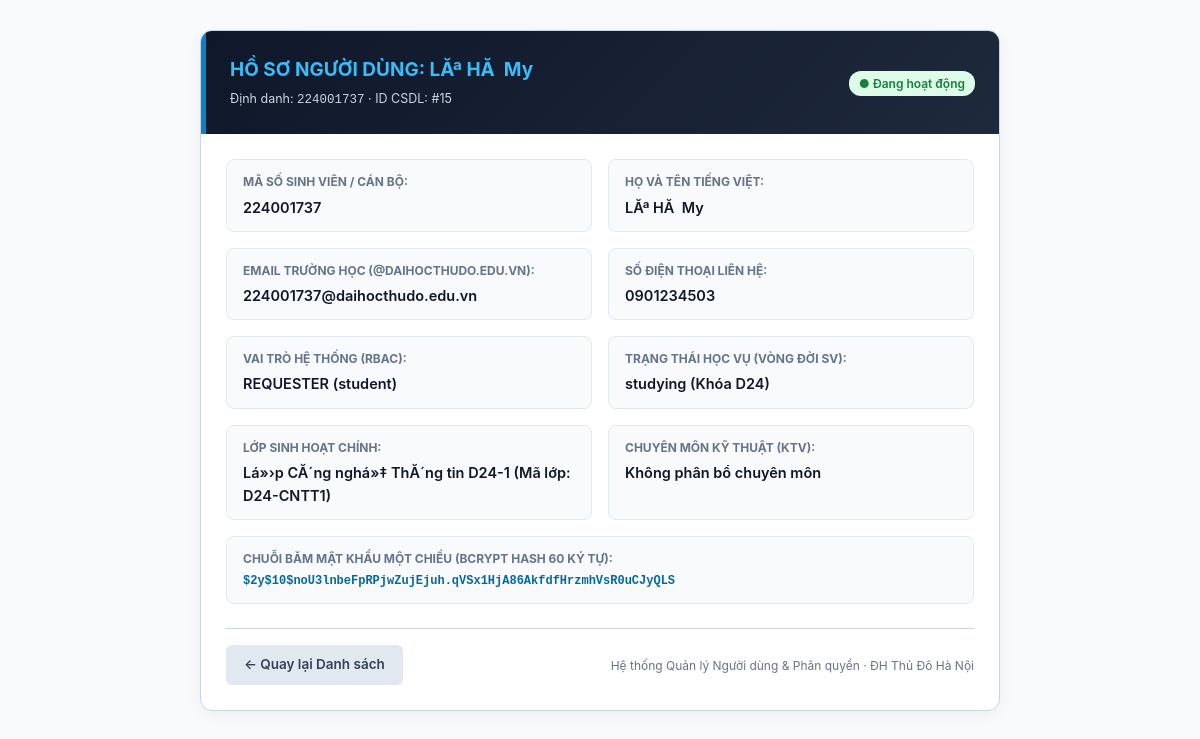
Page /admin/user_detail.php?id=15 (signed in) on the earlier database version.
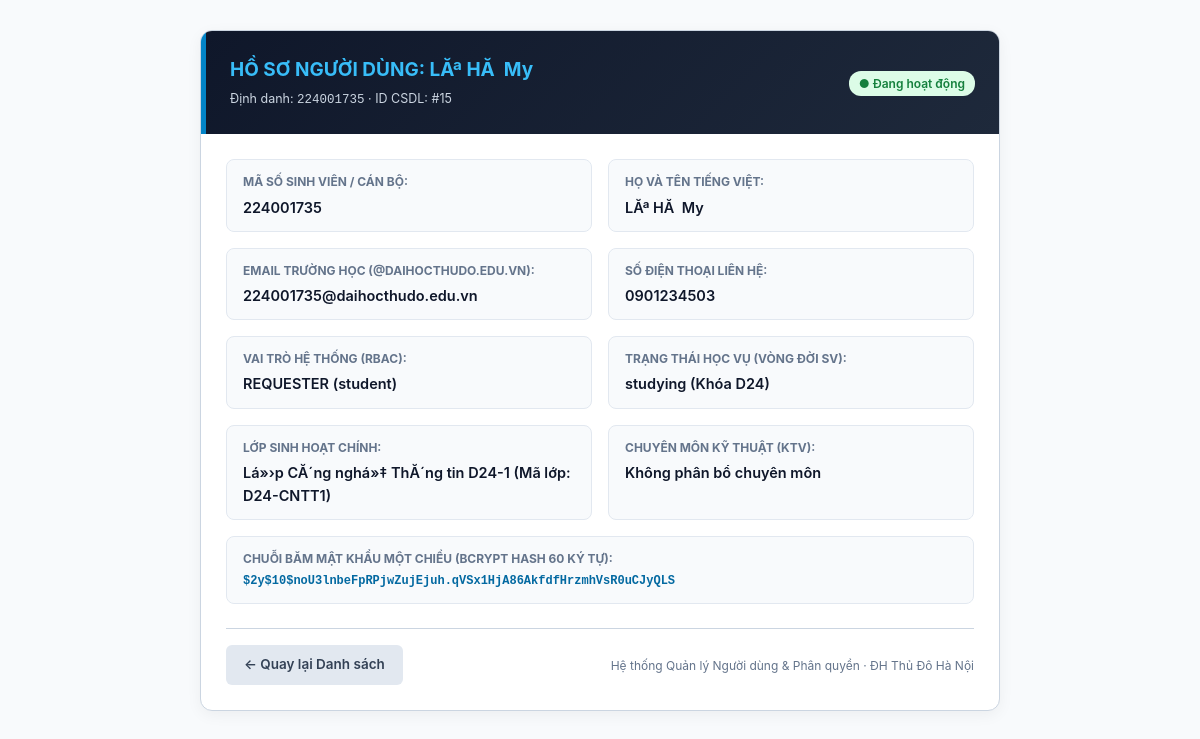
Same page on the later database version.
### tables this page shows
CREATE TABLE `users` (
  `id` int(10) unsigned NOT NULL AUTO_INCREMENT,
  `user_code` varchar(30) NOT NULL,
  `name` varchar(100) NOT NULL,
  `email` varchar(190) NOT NULL,
  `personal_email` varchar(190) DEFAULT NULL,
  `password_hash` varchar(255) NOT NULL,
  `role` enum('requester','agent','admin') NOT NULL DEFAULT 'requester',
  `user_type` enum('student','lecturer','staff') NOT NULL DEFAULT 'student',
  `department` varchar(100) DEFAULT NULL,
  `phone` varchar(20) DEFAULT NULL,
  `class_id` int(10) unsigned DEFAULT NULL,
  `cohort` varchar(20) DEFAULT 'D24',
  `academic_status` enum('studying','graduated','expelled','suspended') NOT NULL DEFAULT 'studying',
  `specialty_category_id` int(10) unsigned DEFAULT NULL,
  `max_capacity` tinyint(3) unsigned NOT NULL DEFAULT 5,
  `active_tickets_count` tinyint(3) unsigned NOT NULL DEFAULT 0,
  `is_on_duty` tinyint(1) NOT NULL DEFAULT 1,
  `failed_attempts` tinyint(3) unsigned NOT NULL DEFAULT 0,
  `locked_until` datetime DEFAULT NULL,
  `is_active` tinyint(1) NOT NULL DEFAULT 1,
  `lock_reason` enum('none','brute_force','violation','expelled','tuition_debt','graduated') NOT NULL DEFAULT 'none',
  `is_first_login` tinyint(1) NOT NULL DEFAULT 1,
  `created_at` datetime NOT NULL DEFAULT current_timestamp(),
  `updated_at` datetime NOT NULL DEFAULT current_timestamp() ON UPDATE current_timestamp(),
  `avatar_path` varchar(255) DEFAULT NULL,
  PRIMARY KEY (`id`),
  UNIQUE KEY `uq_users_user_code` (`user_code`),
  UNIQUE KEY `uq_users_email` (`email`),
  KEY `fk_users_class` (`class_id`),
  KEY `fk_users_specialty_category` (`specialty_category_id`),
  KEY `idx_agent_dispatch` (`role`,`is_active`,`is_on_duty`,`specialty_category_id`,`active_tickets_count`),
  KEY `idx_user_lookup` (`user_code`,`user_type`,`academic_status`),
  KEY `idx_cohort_filter` (`cohort`,`academic_status`),
  CONSTRAINT `fk_users_class` FOREIGN KEY (`class_id`) REFERENCES `classes` (`id`) ON DELETE SET NULL,
  CONSTRAINT `fk_users_specialty_category` FOREIGN KEY (`specialty_category_id`) REFERENCES `categories` (`id`) ON DELETE SET NULL
);

### app/Models/UserRepository.php (called while the page is built, shortened)
<?php
class UserRepository {
    public static function findById(int $id): ?array {
        $pdo = db();
        $sql = "SELECT
                    u.*,
                    COALESCE(c.class_code, 'N/A') AS class_code,
                    COALESCE(c.name, 'Không thuộc lớp sinh hoạt') AS class_name,
                    COALESCE(cat.name, 'Không phân bổ chuyên môn') AS specialty_name
                FROM users u
                LEFT JOIN classes c ON c.id = u.class_id
                LEFT JOIN categories cat ON cat.id = u.specialty_category_id
                WHERE u.id = :id
                LIMIT 1";
        $stmt = $pdo->prepare($sql);
        $stmt->execute([':id' => $id]);
        $user = $stmt->fetch();
        return $user ?: null;
    }
}

### admin/user_detail.php (the view, shortened to what this page needs)
<?php
require_once __DIR__ . '/../app/Models/UserRepository.php';
$id = (int)($_GET['id'] ?? 0);
$user = UserRepository::findById($id);
?>
<!DOCTYPE html>
<html lang="vi">
<head>
</head>
<body>
<div class="container">
    <div class="card">
        <div class="card-header">
            <div>
                <h2>HỒ SƠ NGƯỜI DÙNG: <?= htmlspecialchars($user['name']) ?></h2>
                <p style="font-size: 12.5px; color: #cbd5e1; margin-top: 4px;">Định danh: <code><?= htmlspecialchars($user['user_code']) ?></code> · ID CSDL: #<?= $user['id'] ?></p>
            </div>
            <div>
                <?php if ($user['is_active'] == 1): ?>
                    <span class="badge badge-active">● Đang hoạt động</span>
                <?php else: ?>
                    <span class="badge badge-locked">🔒 Bị khóa (<?= htmlspecialchars($user['lock_reason']) ?>)</span>
                <?php endif; ?>
            </div>
        </div>
        <div class="card-body">
            <div class="info-grid">
                <div class="info-item">
                    <div class="info-label">Mã số sinh viên / Cán bộ:</div>
                    <div class="info-value"><?= htmlspecialchars($user['user_code']) ?></div>
                </div>
                <div class="info-item">
                    <div class="info-label">Họ và tên tiếng Việt:</div>
                    <div class="info-value"><?= htmlspecialchars($user['name']) ?></div>
                </div>
                <div class="info-item">
                    <div class="info-label">Email trường học (@daihocthudo.edu.vn):</div>
                    <div class="info-value"><?= htmlspecialchars($user['email']) ?></div>
                </div>
                <div class="info-item">
                    <div class="info-label">Số điện thoại liên hệ:</div>
                    <div class="info-value"><?= htmlspecialchars($user['phone'] ?: 'Chưa cập nhật') ?></div>
                </div>
                <div class="info-item">
                    <div class="info-label">Vai trò hệ thống (RBAC):</div>
                    <div class="info-value"><?= strtoupper($user['role']) ?> (<?= htmlspecialchars($user['user_type']) ?>)</div>
                </div>
                <div class="info-item">
                    <div class="info-label">Trạng thái học vụ (Vòng đời SV):</div>
                    <div class="info-value"><?= htmlspecialchars($user['academic_status']) ?> (Khóa <?= htmlspecialchars($user['cohort'] ?: 'N/A') ?>)</div>
                </div>
                <div class="info-item">
                    <div class="info-label">Lớp sinh hoạt chính:</div>
                    <div class="info-value"><?= htmlspecialchars($user['class_name']) ?> (Mã lớp: <?= htmlspecialchars($user['class_code']) ?>)</div>
                </div>
                <div class="info-item">
                    <div class="info-label">Chuyên môn kỹ thuật (KTV):</div>
                    <div class="info-value"><?= htmlspecialchars($user['specialty_name']) ?></div>
                </div>
                <div class="info-item" style="grid-column: span 2;">
                    <div class="info-label">Chuỗi băm mật khẩu một chiều (Bcrypt Hash 60 ký tự):</div>
                    <div class="info-value" style="font-family: monospace; font-size: 12px; color: #0369a1;">
                        <?= htmlspecialchars($user['password_hash']) ?>
                    </div>
                </div>
            </div>
            <div style="display: flex; justify-content: space-between; align-items: center; border-top: 1px solid var(--border-color); padding-top: 16px;">
                <a href="users.php" class="btn btn-secondary">← Quay lại Danh sách</a>
                <span style="font-size: 12px; color: var(--text-muted);">Hệ thống Quản lý Người dùng & Phân quyền · ĐH Thủ Đô Hà Nội</span>
            </div>
        </div>
    </div>
</div>
</body>
</html>

### admin/user_detail.php (style rules this page uses)
:root { --primary: #0284c7; --primary-dark: #0369a1; --navy-dark: #0f172a; --bg-body: #f8fafc; --bg-card: #ffffff; --border-color: #cbd5e1; --text-main: #1e293b; --text-muted: #64748b; }
* { box-sizing: border-box; margin: 0; padding: 0; }
body { font-family: -apple-system, BlinkMacSystemFont, "Segoe UI", Roboto, sans-serif; background-color: var(--bg-body); color: var(--text-main); line-height: 1.6; padding: 30px 20px; }
.container { max-width: 800px; margin: 0 auto; }
.card { background: var(--bg-card); border-radius: 12px; border: 1px solid var(--border-color); box-shadow: 0 4px 15px rgba(0,0,0,0.05); overflow: hidden; }
.card-header { background: linear-gradient(135deg, var(--navy-dark) 0%, #1e293b 100%); color: #fff; padding: 24px; border-left: 5px solid var(--primary); display: flex; justify-content: space-between; align-items: center; }
.card-header h2 { font-size: 19px; color: #38bdf8; }
.card-body { padding: 25px; }
.info-grid { display: grid; grid-template-columns: 1fr 1fr; gap: 16px; margin-bottom: 24px; }
.info-item { background: #f8fafc; padding: 12px 16px; border-radius: 8px; border: 1px solid #e2e8f0; }
.info-label { font-size: 12px; color: var(--text-muted); text-transform: uppercase; font-weight: 700; margin-bottom: 4px; }
.info-value { font-size: 14.5px; font-weight: 600; color: #0f172a; word-break: break-all; }
.btn { display: inline-flex; align-items: center; gap: 6px; padding: 9px 18px; border-radius: 6px; font-size: 13.5px; font-weight: 600; text-decoration: none; cursor: pointer; border: none; }
.btn-secondary { background: #e2e8f0; color: #334155; }
.badge { display: inline-block; padding: 3px 10px; border-radius: 12px; font-size: 12px; font-weight: 600; }
.badge-active { background: #dcfce7; color: #15803d; }

Differences in the rows shown:
changed users "LĂª HĂ My": user_code "224001737" → "224001735"; email "224001737@daihocthudo.edu.vn" → "224001735@daihocthudo.edu.vn"
